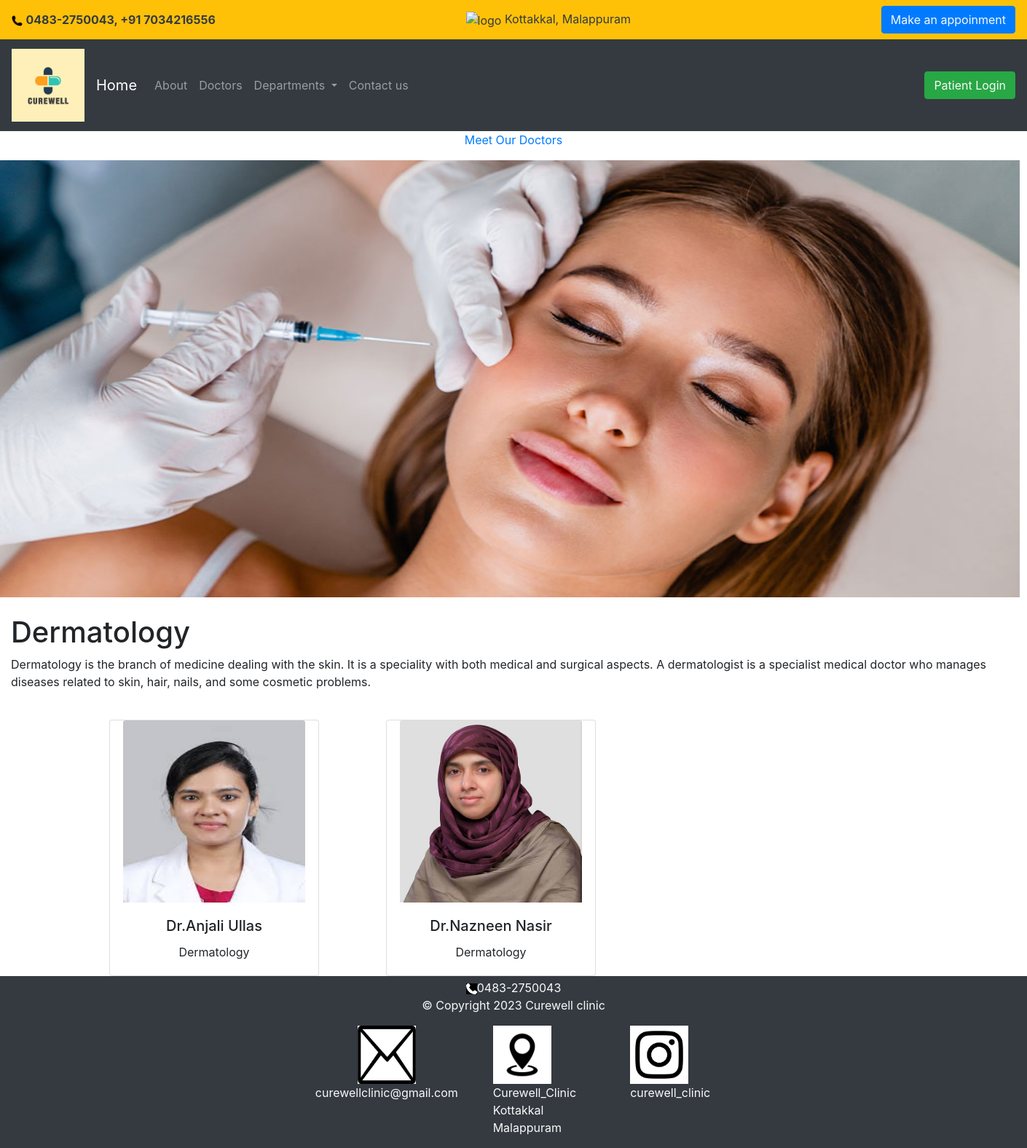
The page /dermatology/ on the database its author committed.
### Curewell/models.py (models this page shows, shortened)
class Department(models.Model):
    name = models.CharField(max_length=250, unique=True)
    slug = models.SlugField(max_length=250, unique=True)
    description =models.TextField(blank=True)
    image = models.ImageField(upload_to='Departments',blank=True)
    class Meta:
        ordering = ('name',)
        verbose_name = 'Department'
        verbose_name_plural = 'Departments'
    def get_url(self):
        return reverse('doctors_by_department', args=[ self.slug])
    def __str__(self):
        return '{}' .format(self.name)

class Doctors(models.Model):
    name = models.CharField(max_length=200, unique=True)
    slug = models.SlugField(max_length=250, unique=True)
    department = models.ForeignKey(Department, on_delete=models.CASCADE)
    qualification = models.CharField(max_length=250)
    image = models.ImageField(upload_to='Doctors', blank=True)
    available = models.BooleanField(default=True)
    class Meta:
        ordering = ('name',)
        verbose_name = 'Doctor'
        verbose_name_plural = 'Doctors'

### Curewell/views.py (the view)
# urls.py: path('', views.alldoctors, name='alldoctors'),
def alldoctors(request, slug_c=None):
    page_c = None
    doctors = None
    if slug_c != None:
        page_c = get_object_or_404(Department, slug=slug_c)
        doctors = Doctors.objects.all().filter(department=page_c)
    else:
        doctors= Doctors.objects.all().filter(available=True)
    return render(request, 'home.html', {'department': page_c, 'doctors': doctors})

### Curewell/context_processors.py (called while the page is built)
def my_links(request):
    links=Department.objects.all()
    return dict(links=links)

### templates/home.html (shortened to what this page needs)
{% extends 'base.html' %}
{% load static %}
{% block content %}
{% if department %}
  <div>
    <div>
      <p class="text-center"><a href= "{% url 'alldoctors' %}">Meet Our Doctors</a></p>
    </div>
  </div>
{% endif %}
<div>
  {% if department %}
  <img src="{{ department.image.url }}" alt="{{department.name}}" style="width:1400px;height:600px;">
</div>
<br>
<div>
  <h1 style="padding-left:15px;">{{department.name}}</h1>
  <p style="padding-left:15px;">{{department.description}}</p>
</div>
{% endif %}
<br>
<div class="container">
  <div class="row">
    {% for doctor in doctors %}
      <div class="col-9 col-sm-12 col-md-4 col-lg-4">
        <div class="card text-center" style="width: 18rem;">
            <a href="{{ doctor.get_url }}"><img class="card-img-top" src="{{ doctor.image.url }}" style="width:250px;height:250px;" alt="{{doctor.name}}"></a>
          <div class="card-body">
            <h5 class="card-title">{{doctor.name}}</h5>
            <p class="card-text">{{doctor.department}}</p>
          </div>
        </div>
      </div>
    {% endfor %}
  </div>
</div>
{% endblock content %}

### rows shown on the page
Department: image (picture), name "Dermatology", description "Dermatology is the branch of medicine dealing with the skin. It is a speciality with both medical and surgical aspects. A dermatologist is a specialist medical doctor who manages diseases related to skin, hair, nails, and some cosmetic problems."
Doctors: image (picture), name "Dr.Anjali Ullas", department "Dermatology"
Doctors: image (picture), name "Dr.Nazneen Nasir", department "Dermatology"
